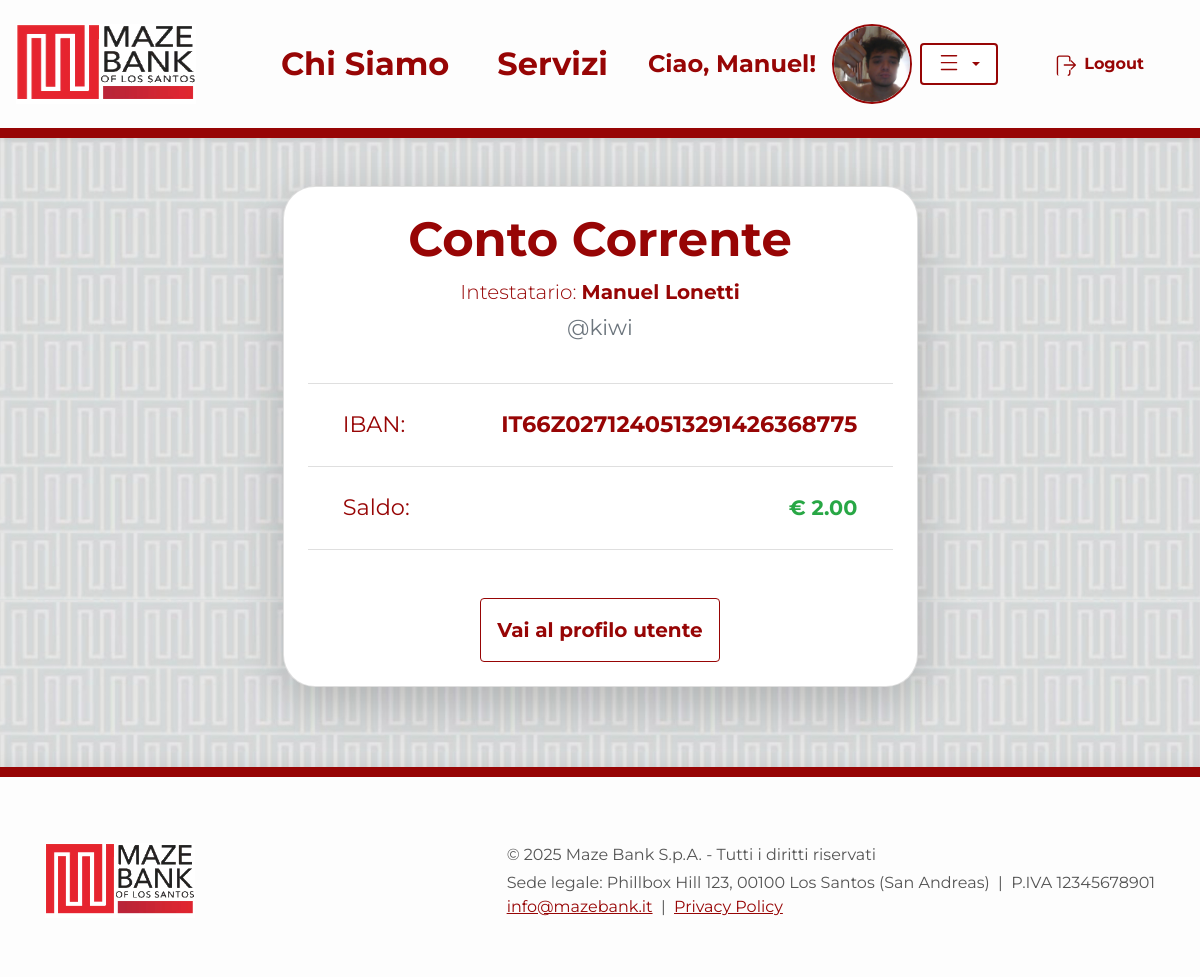
Page /banking/conto_corrente/8 (signed in) on the earlier database version.
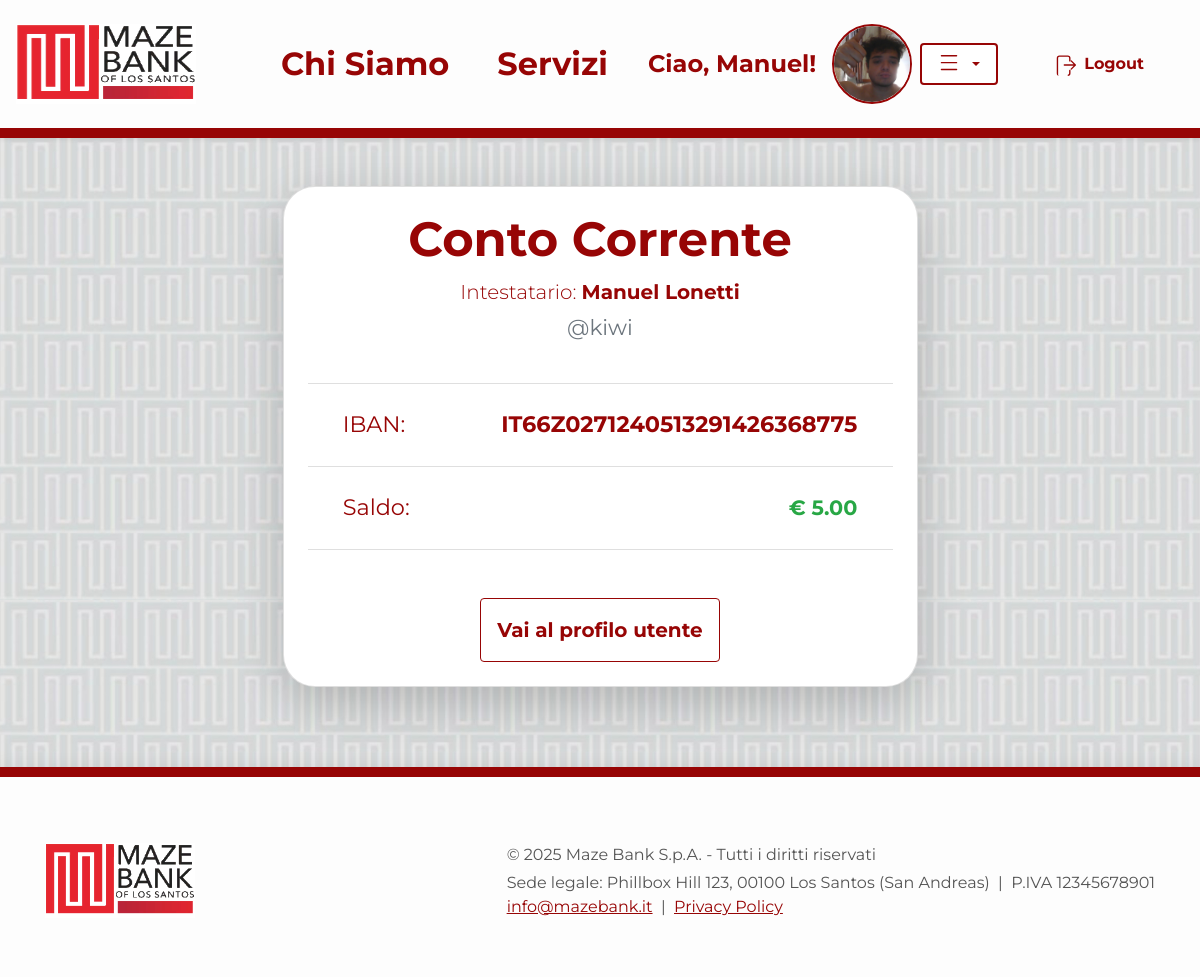
Same page on the later database version.
### Banking/models.py (models this page shows, shortened)
class ContoCorrente(models.Model):
    utente = models.OneToOneField(
        User,
        on_delete=models.CASCADE,
        related_name='conto_corrente'
    )
    iban = models.CharField(max_length=34, unique=True)
    saldo = models.DecimalField(max_digits=12, decimal_places=2, default=0.00)
    consulente = models.ForeignKey(
        User,
        on_delete=models.SET_NULL,
        null=True,
        blank=True,
        related_name='clienti_associati',
        limit_choices_to={'groups__name': 'consulenti'}
    )

class User(AbstractUser):
    email = models.EmailField('Email', unique=True, blank=False, null=False)
    first_name = models.CharField(max_length=150, blank=False)
    last_name = models.CharField(max_length=150, blank=False)
    data_nascita = models.DateField()
    indirizzo = models.CharField(max_length=255)
    citta = models.CharField(max_length=100)
    cellulare = PhoneNumberField(unique=True)
    immagine_profilo = models.ImageField(upload_to='profile_images/', blank=True, null=True)
    REQUIRED_FIELDS = ['email', 'first_name', 'last_name', 'data_nascita', 'indirizzo', 'citta', 'cellulare']

### Banking/views/account_views/views.py (the view)
# urls.py: path('conto_corrente/<pk>', DettaglioContoCorrente.as_view(), name='conto_corrente'),
class DettaglioContoCorrente(LoginRequiredMixin, DetailView):
    model = ContoCorrente
    template_name = 'Banking/conto_corrente.html'
    context_object_name = 'conto_corrente'
    def get_object(self, queryset=None):
        user_pk = self.kwargs['pk']
        if int(self.request.user.pk) != int(user_pk):
            return redirect('/warning/')
        return ContoCorrente.objects.get(utente_id=user_pk)

### Banking/templates/Banking/conto_corrente.html (shortened to what this page needs)
{% extends "home.html" %}
{% load static %}
{% block content %}
<link rel="stylesheet" href="{% static 'css/Banking/conto.css' %}">
<div class="container my-5">
    <div class="row justify-content-center">
        <div class="col-lg-7">
            <div class="card shadow-lg p-4 conto-dashboard">
                <div class="text-center mb-4">
                    <h2 class="font-weight-bold text-mazebank-red">Conto Corrente</h2>
                    <p class="lead mb-1">Intestatario: <span class="font-weight-bold">{{ conto_corrente.utente.first_name }} {{ conto_corrente.utente.last_name }}</span></p>
                    <p class="text-muted">@{{ conto_corrente.utente.username }}</p>
                </div>
                <ul class="list-group list-group-flush mb-4">
                    <li class="list-group-item d-flex justify-content-between align-items-center">
                        <span>IBAN:</span>
                        <span class="font-weight-bold">{{ conto_corrente.iban }}</span>
                    </li>
                    <li class="list-group-item d-flex justify-content-between align-items-center">
                        <span>Saldo:</span>
                        <span class="font-weight-bold text-success" style="font-size:1.3rem;">€ {{ conto_corrente.saldo }}</span>
                    </li>
                </ul>
                <div class="mt-4 text-center">
                    <a href="{% url 'Banking:profilo' conto_corrente.utente.pk %}" class="btn btn-outline-primary font-weight-bold">
                        Vai al profilo utente
                    </a>
                </div>
            </div>
        </div>
    </div>
</div>
{% endblock %}

Differences in the rows shown:
changed ContoCorrente "IT66Z0271240513291426368775": saldo "2.00" → "5.00"
